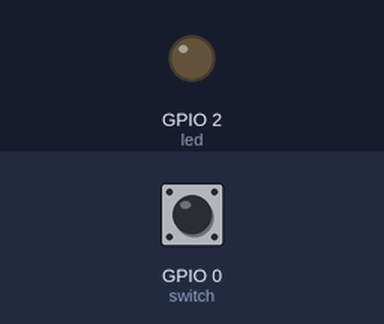
Recording of a program running on a simulated ESP32 board running MicroPython. On the bench: output pins drawn as LEDs (lit = HIGH). The test bench sets the inputs (shaded band); at power-on: GPIO 0 (switch) HIGH.

Above: at 1.2 s.
1.3 s: GPIO 0 (switch) pulled LOW for 0.15 s
At 1.9 s:
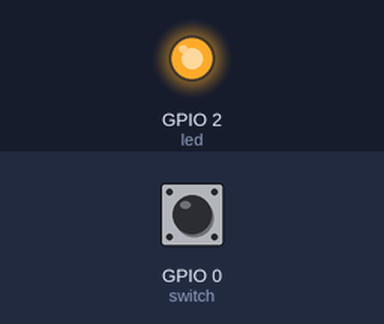
2.9 s: GPIO 0 (switch) pulled LOW for 1 s
At 4.3 s:
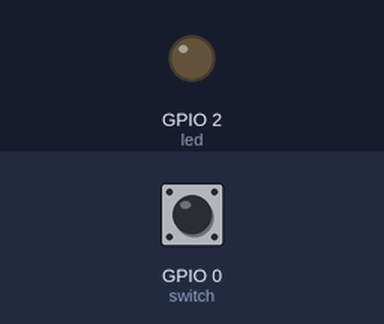
5.4 s: GPIO 0 (switch) pulled LOW for 3.2 s
At 6.2 s:
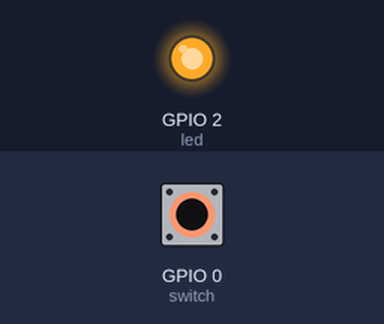
Timing chart, 0 to 8.4 s (numbered marks = the images above; inputs shaded):
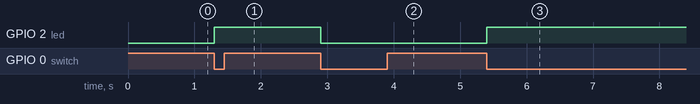

Measured:
- after the input at 1.3 s, GPIO 2 (led): LOW → HIGH at once
- after the input at 2.9 s, GPIO 2 (led): HIGH → LOW at once
- after the input at 5.4 s, GPIO 2 (led): LOW → HIGH at once

The program:

Interrupt.py
```python
import machine
import time

switch = machine.Pin(0, machine.Pin.IN)
led = machine.Pin(2, machine.Pin.OUT)

def callback(Pin):
    led.value(not led.value())


switch.irq(trigger = machine.Pin.IRQ_FALLING, handler = callback)
```
